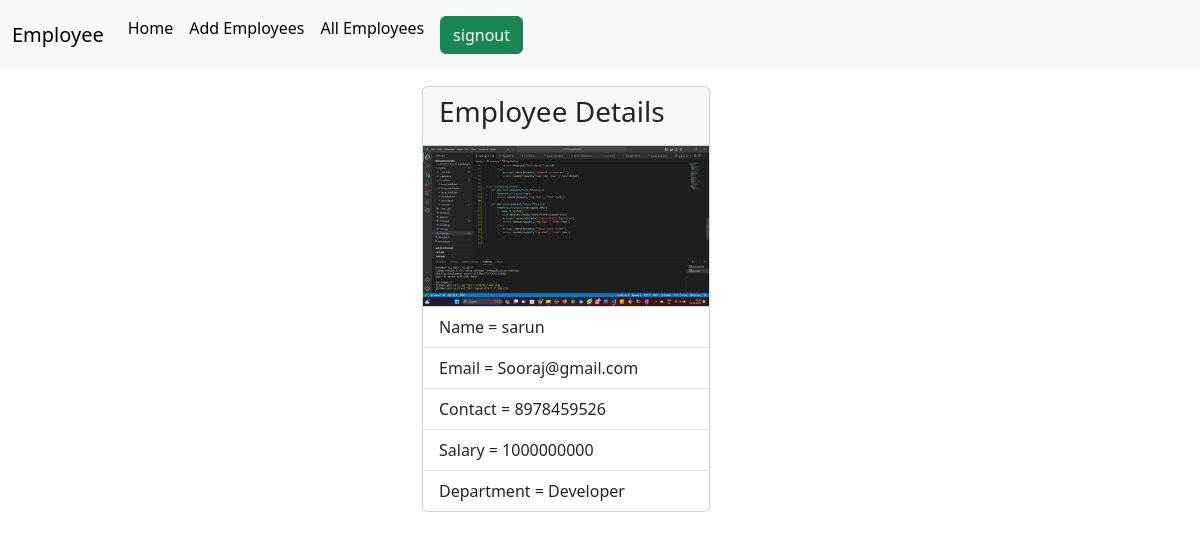
Page /employees/3 on the committed database.
### crm/models.py (models this page shows, shortened)
class Employees(models.Model):
    name=models.CharField(max_length=200)
    department=models.CharField(max_length=200)
    salary=models.PositiveIntegerField()
    email=models.EmailField(unique=True)
    age=models.IntegerField()
    contact=models.CharField(null=True,max_length=200)
    profile_pic=models.ImageField(upload_to="image",null=True)

### crm/views.py (the view)
# urls.py: path("employees/<int:pk>",views.EmployeeDetailView.as_view(),name="emp-detail"),
class EmployeeDetailView(View):
    def get(self,request,*args,**kwargs):
        id=kwargs.get("pk")
        qs=Employees.objects.get(id=id)
        return render(request,"emp_detail.html",{"data":qs})

### crm/templates/emp_detail.html
{%extends 'base.html'%}
{%block body_block%}
<div class="container">
    <div class="row">
        <div class="col-4"></div>
        <div class="col-4 mt-3">
            <div class="card" style="width: 18rem;">
                <div class="card-header">
                  <h3>Employee Details</h3>
                </div>
                <div>
                  {%if data.profile_pic%}
                  <img src="{{data.profile_pic.url}}" alt="" style="width: 100%;" >
                  {%endif%}
                </div>
                <ul class="list-group list-group-flush">
                  <li class="list-group-item">Name = {{data.name}}</li>
                  <li class="list-group-item">Email = {{data.email}}</li>
                  <li class="list-group-item">Contact = {{data.contact}}</li>
                  <li class="list-group-item">Salary = {{data.salary}}</li>
                  <li class="list-group-item">Department = {{data.department}}</li>
                </ul>
            </div>
        </div>
        <div class="col-4"></div>
    </div>
   </div>
{%endblock%}

### rows in the picture
Employees: profile_pic (picture), name "sarun", email "Sooraj@gmail.com", contact "8978459526", salary "1000000000", department "Developer"
